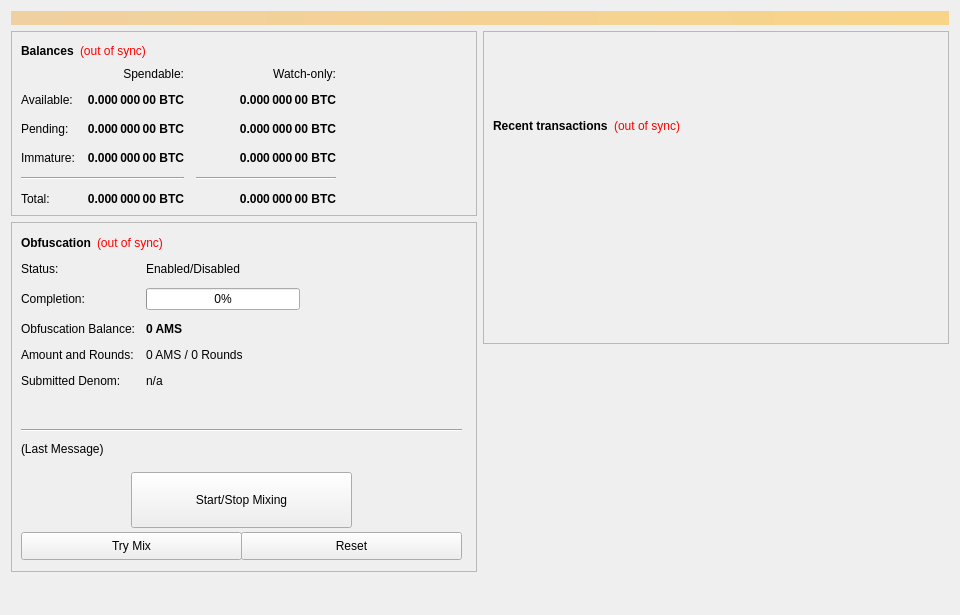
<?xml version="1.0" encoding="UTF-8"?>
<ui version="4.0">
 <class>OverviewPage</class>
 <widget class="QWidget" name="OverviewPage">
  <property name="geometry">
   <rect>
    <x>0</x>
    <y>0</y>
    <width>960</width>
    <height>615</height>
   </rect>
  </property>
  <property name="minimumSize">
   <size>
    <width>960</width>
    <height>0</height>
   </size>
  </property>
  <property name="windowTitle">
   <string>Form</string>
  </property>
  <layout class="QVBoxLayout" name="topLayout">
   <item>
    <widget class="QLabel" name="labelAlerts">
     <property name="visible">
      <bool>false</bool>
     </property>
     <property name="styleSheet">
      <string notr="true">background-color: qlineargradient(x1: 0, y1: 0, x2: 1, y2: 0, stop:0 #F0D0A0, stop:1 #F8D488); color:#000000;</string>
     </property>
     <property name="wordWrap">
      <bool>true</bool>
     </property>
     <property name="margin">
      <number>3</number>
     </property>
    </widget>
   </item>
   <item>
    <layout class="QHBoxLayout" name="horizontalLayout" stretch="1,1">
     <item>
      <layout class="QVBoxLayout" name="verticalLayout_2">
       <item>
        <widget class="QFrame" name="frame">
         <property name="frameShape">
          <enum>QFrame::StyledPanel</enum>
         </property>
         <property name="frameShadow">
          <enum>QFrame::Raised</enum>
         </property>
         <layout class="QVBoxLayout" name="verticalLayout_4">
          <item>
           <layout class="QHBoxLayout" name="horizontalLayout_4">
            <item>
             <widget class="QLabel" name="label_5">
              <property name="font">
               <font>
                <weight>75</weight>
                <bold>true</bold>
               </font>
              </property>
              <property name="text">
               <string>Balances</string>
              </property>
             </widget>
            </item>
            <item>
             <widget class="QLabel" name="labelWalletStatus">
              <property name="cursor">
               <cursorShape>WhatsThisCursor</cursorShape>
              </property>
              <property name="toolTip">
               <string>The displayed information may be out of date. Your wallet automatically synchronizes with the PuffsCoin network after a connection is established, but this process has not completed yet.</string>
              </property>
              <property name="styleSheet">
               <string notr="true">QLabel { color: red; }</string>
              </property>
              <property name="text">
               <string notr="true">(out of sync)</string>
              </property>
              <property name="alignment">
               <set>Qt::AlignLeading|Qt::AlignLeft|Qt::AlignVCenter</set>
              </property>
             </widget>
            </item>
            <item>
             <spacer name="horizontalSpacer_3">
              <property name="orientation">
               <enum>Qt::Horizontal</enum>
              </property>
              <property name="sizeHint" stdset="0">
               <size>
                <width>40</width>
                <height>20</height>
               </size>
              </property>
             </spacer>
            </item>
           </layout>
          </item>
          <item>
           <layout class="QGridLayout" name="gridLayout">
            <property name="spacing">
             <number>12</number>
            </property>
            <item row="2" column="2">
             <widget class="QLabel" name="labelWatchPending">
              <property name="font">
               <font>
                <weight>75</weight>
                <bold>true</bold>
               </font>
              </property>
              <property name="cursor">
               <cursorShape>IBeamCursor</cursorShape>
              </property>
              <property name="toolTip">
               <string>Unconfirmed transactions to watch-only addresses</string>
              </property>
              <property name="text">
               <string notr="true">0.000 000 00 BTC</string>
              </property>
              <property name="alignment">
               <set>Qt::AlignRight|Qt::AlignTrailing|Qt::AlignVCenter</set>
              </property>
              <property name="textInteractionFlags">
               <set>Qt::LinksAccessibleByMouse|Qt::TextSelectableByKeyboard|Qt::TextSelectableByMouse</set>
              </property>
             </widget>
            </item>
            <item row="2" column="1">
             <widget class="QLabel" name="labelUnconfirmed">
              <property name="font">
               <font>
                <weight>75</weight>
                <bold>true</bold>
               </font>
              </property>
              <property name="cursor">
               <cursorShape>IBeamCursor</cursorShape>
              </property>
              <property name="toolTip">
               <string>Total of transactions that have yet to be confirmed, and do not yet count toward the spendable balance</string>
              </property>
              <property name="text">
               <string notr="true">0.000 000 00 BTC</string>
              </property>
              <property name="alignment">
               <set>Qt::AlignRight|Qt::AlignTrailing|Qt::AlignVCenter</set>
              </property>
              <property name="textInteractionFlags">
               <set>Qt::LinksAccessibleByMouse|Qt::TextSelectableByKeyboard|Qt::TextSelectableByMouse</set>
              </property>
             </widget>
            </item>
            <item row="3" column="2">
             <widget class="QLabel" name="labelWatchImmature">
              <property name="font">
               <font>
                <weight>75</weight>
                <bold>true</bold>
               </font>
              </property>
              <property name="cursor">
               <cursorShape>IBeamCursor</cursorShape>
              </property>
              <property name="toolTip">
               <string>Staked or masternode rewards in watch-only addresses that has not yet matured</string>
              </property>
              <property name="text">
               <string notr="true">0.000 000 00 BTC</string>
              </property>
              <property name="alignment">
               <set>Qt::AlignRight|Qt::AlignTrailing|Qt::AlignVCenter</set>
              </property>
              <property name="textInteractionFlags">
               <set>Qt::LinksAccessibleByMouse|Qt::TextSelectableByKeyboard|Qt::TextSelectableByMouse</set>
              </property>
             </widget>
            </item>
            <item row="4" column="0" colspan="2">
             <widget class="Line" name="lineSpendableBalance">
              <property name="orientation">
               <enum>Qt::Horizontal</enum>
              </property>
             </widget>
            </item>
            <item row="4" column="2">
             <widget class="Line" name="lineWatchBalance">
              <property name="sizePolicy">
               <sizepolicy hsizetype="Preferred" vsizetype="Fixed">
                <horstretch>0</horstretch>
                <verstretch>0</verstretch>
               </sizepolicy>
              </property>
              <property name="minimumSize">
               <size>
                <width>140</width>
                <height>0</height>
               </size>
              </property>
              <property name="orientation">
               <enum>Qt::Horizontal</enum>
              </property>
             </widget>
            </item>
            <item row="5" column="0">
             <widget class="QLabel" name="labelTotalText">
              <property name="text">
               <string>Total:</string>
              </property>
             </widget>
            </item>
            <item row="3" column="1">
             <widget class="QLabel" name="labelImmature">
              <property name="font">
               <font>
                <weight>75</weight>
                <bold>true</bold>
               </font>
              </property>
              <property name="cursor">
               <cursorShape>IBeamCursor</cursorShape>
              </property>
              <property name="toolTip">
               <string>Staked or masternode rewards that has not yet matured</string>
              </property>
              <property name="text">
               <string notr="true">0.000 000 00 BTC</string>
              </property>
              <property name="alignment">
               <set>Qt::AlignRight|Qt::AlignTrailing|Qt::AlignVCenter</set>
              </property>
              <property name="textInteractionFlags">
               <set>Qt::LinksAccessibleByMouse|Qt::TextSelectableByKeyboard|Qt::TextSelectableByMouse</set>
              </property>
             </widget>
            </item>
            <item row="2" column="3">
             <spacer name="horizontalSpacer_2">
              <property name="orientation">
               <enum>Qt::Horizontal</enum>
              </property>
              <property name="sizeHint" stdset="0">
               <size>
                <width>40</width>
                <height>20</height>
               </size>
              </property>
             </spacer>
            </item>
            <item row="3" column="0">
             <widget class="QLabel" name="labelImmatureText">
              <property name="text">
               <string>Immature:</string>
              </property>
             </widget>
            </item>
            <item row="5" column="1">
             <widget class="QLabel" name="labelTotal">
              <property name="font">
               <font>
                <weight>75</weight>
                <bold>true</bold>
               </font>
              </property>
              <property name="cursor">
               <cursorShape>IBeamCursor</cursorShape>
              </property>
              <property name="toolTip">
               <string>Your current total balance</string>
              </property>
              <property name="text">
               <string notr="true">0.000 000 00 BTC</string>
              </property>
              <property name="alignment">
               <set>Qt::AlignRight|Qt::AlignTrailing|Qt::AlignVCenter</set>
              </property>
              <property name="textInteractionFlags">
               <set>Qt::LinksAccessibleByMouse|Qt::TextSelectableByKeyboard|Qt::TextSelectableByMouse</set>
              </property>
             </widget>
            </item>
            <item row="5" column="2">
             <widget class="QLabel" name="labelWatchTotal">
              <property name="font">
               <font>
                <weight>75</weight>
                <bold>true</bold>
               </font>
              </property>
              <property name="cursor">
               <cursorShape>IBeamCursor</cursorShape>
              </property>
              <property name="toolTip">
               <string>Current total balance in watch-only addresses</string>
              </property>
              <property name="text">
               <string notr="true">0.000 000 00 BTC</string>
              </property>
              <property name="alignment">
               <set>Qt::AlignRight|Qt::AlignTrailing|Qt::AlignVCenter</set>
              </property>
              <property name="textInteractionFlags">
               <set>Qt::LinksAccessibleByMouse|Qt::TextSelectableByKeyboard|Qt::TextSelectableByMouse</set>
              </property>
             </widget>
            </item>
            <item row="0" column="2">
             <widget class="QLabel" name="labelWatchonly">
              <property name="text">
               <string>Watch-only:</string>
              </property>
              <property name="alignment">
               <set>Qt::AlignRight|Qt::AlignTrailing|Qt::AlignVCenter</set>
              </property>
             </widget>
            </item>
            <item row="1" column="0">
             <widget class="QLabel" name="labelBalanceText">
              <property name="text">
               <string>Available:</string>
              </property>
             </widget>
            </item>
            <item row="1" column="1">
             <widget class="QLabel" name="labelBalance">
              <property name="font">
               <font>
                <weight>75</weight>
                <bold>true</bold>
               </font>
              </property>
              <property name="cursor">
               <cursorShape>IBeamCursor</cursorShape>
              </property>
              <property name="toolTip">
               <string>Your current spendable balance</string>
              </property>
              <property name="text">
               <string notr="true">0.000 000 00 BTC</string>
              </property>
              <property name="alignment">
               <set>Qt::AlignRight|Qt::AlignTrailing|Qt::AlignVCenter</set>
              </property>
              <property name="textInteractionFlags">
               <set>Qt::LinksAccessibleByMouse|Qt::TextSelectableByKeyboard|Qt::TextSelectableByMouse</set>
              </property>
             </widget>
            </item>
            <item row="1" column="2">
             <widget class="QLabel" name="labelWatchAvailable">
              <property name="font">
               <font>
                <weight>75</weight>
                <bold>true</bold>
               </font>
              </property>
              <property name="cursor">
               <cursorShape>IBeamCursor</cursorShape>
              </property>
              <property name="toolTip">
               <string>Your current balance in watch-only addresses</string>
              </property>
              <property name="text">
               <string notr="true">0.000 000 00 BTC</string>
              </property>
              <property name="alignment">
               <set>Qt::AlignRight|Qt::AlignTrailing|Qt::AlignVCenter</set>
              </property>
              <property name="textInteractionFlags">
               <set>Qt::LinksAccessibleByMouse|Qt::TextSelectableByKeyboard|Qt::TextSelectableByMouse</set>
              </property>
             </widget>
            </item>
            <item row="2" column="0">
             <widget class="QLabel" name="labelPendingText">
              <property name="text">
               <string>Pending:</string>
              </property>
             </widget>
            </item>
            <item row="0" column="1">
             <widget class="QLabel" name="labelSpendable">
              <property name="text">
               <string>Spendable:</string>
              </property>
              <property name="alignment">
               <set>Qt::AlignRight|Qt::AlignTrailing|Qt::AlignVCenter</set>
              </property>
             </widget>
            </item>
           </layout>
          </item>
         </layout>
        </widget>
       </item>
       <item>
        <widget class="QFrame" name="frameObfuscation">
         <property name="minimumSize">
          <size>
           <width>0</width>
           <height>350</height>
          </size>
         </property>
         <property name="layoutDirection">
          <enum>Qt::LeftToRight</enum>
         </property>
         <property name="frameShape">
          <enum>QFrame::StyledPanel</enum>
         </property>
         <property name="frameShadow">
          <enum>QFrame::Raised</enum>
         </property>
         <widget class="QWidget" name="formLayoutWidget">
          <property name="geometry">
           <rect>
            <x>10</x>
            <y>40</y>
            <width>451</width>
            <height>161</height>
           </rect>
          </property>
          <layout class="QFormLayout" name="formLayout">
           <property name="fieldGrowthPolicy">
            <enum>QFormLayout::AllNonFixedFieldsGrow</enum>
           </property>
           <property name="horizontalSpacing">
            <number>11</number>
           </property>
           <property name="verticalSpacing">
            <number>12</number>
           </property>
           <item row="0" column="0">
            <widget class="QLabel" name="label_6">
             <property name="text">
              <string>Status:</string>
             </property>
            </widget>
           </item>
           <item row="1" column="0">
            <widget class="QLabel" name="label_7">
             <property name="text">
              <string>Completion:</string>
             </property>
            </widget>
           </item>
           <item row="1" column="1">
            <widget class="QProgressBar" name="obfuscationProgress">
             <property name="maximumSize">
              <size>
               <width>154</width>
               <height>16777215</height>
              </size>
             </property>
             <property name="value">
              <number>0</number>
             </property>
            </widget>
           </item>
           <item row="2" column="0">
            <widget class="QLabel" name="labelAnonymizedText">
             <property name="text">
              <string>Obfuscation Balance:</string>
             </property>
            </widget>
           </item>
           <item row="2" column="1">
            <widget class="QLabel" name="labelAnonymized">
             <property name="font">
              <font>
               <weight>75</weight>
               <bold>true</bold>
              </font>
             </property>
             <property name="text">
              <string notr="true">0 AMS</string>
             </property>
            </widget>
           </item>
           <item row="3" column="0">
            <widget class="QLabel" name="label_8">
             <property name="text">
              <string>Amount and Rounds:</string>
             </property>
            </widget>
           </item>
           <item row="3" column="1">
            <widget class="QLabel" name="labelAmountRounds">
             <property name="text">
              <string>0 AMS / 0 Rounds</string>
             </property>
            </widget>
           </item>
           <item row="4" column="0">
            <widget class="QLabel" name="label_9">
             <property name="text">
              <string>Submitted Denom:</string>
             </property>
            </widget>
           </item>
           <item row="4" column="1">
            <widget class="QLabel" name="labelSubmittedDenom">
             <property name="toolTip">
              <string>The denominations you submitted to the Masternode.&lt;br&gt;To mix, other users must submit the exact same denominations.</string>
             </property>
             <property name="text">
              <string>n/a</string>
             </property>
            </widget>
           </item>
           <item row="0" column="1">
            <widget class="QLabel" name="obfuscationEnabled">
             <property name="text">
              <string>Enabled/Disabled</string>
             </property>
            </widget>
           </item>
          </layout>
         </widget>
         <widget class="QPushButton" name="runAutoDenom">
          <property name="geometry">
           <rect>
            <x>251</x>
            <y>17</y>
            <width>1</width>
            <height>1</height>
           </rect>
          </property>
          <property name="palette">
           <palette>
            <active>
             <colorrole role="WindowText">
              <brush brushstyle="SolidPattern">
               <color alpha="255">
                <red>0</red>
                <green>0</green>
                <blue>0</blue>
               </color>
              </brush>
             </colorrole>
             <colorrole role="Button">
              <brush brushstyle="SolidPattern">
               <color alpha="255">
                <red>239</red>
                <green>238</green>
                <blue>238</blue>
               </color>
              </brush>
             </colorrole>
             <colorrole role="Light">
              <brush brushstyle="SolidPattern">
               <color alpha="255">
                <red>255</red>
                <green>255</green>
                <blue>255</blue>
               </color>
              </brush>
             </colorrole>
             <colorrole role="Midlight">
              <brush brushstyle="SolidPattern">
               <color alpha="255">
                <red>247</red>
                <green>246</green>
                <blue>246</blue>
               </color>
              </brush>
             </colorrole>
             <colorrole role="Dark">
              <brush brushstyle="SolidPattern">
               <color alpha="255">
                <red>119</red>
                <green>119</green>
                <blue>119</blue>
               </color>
              </brush>
             </colorrole>
             <colorrole role="Mid">
              <brush brushstyle="SolidPattern">
               <color alpha="255">
                <red>159</red>
                <green>159</green>
                <blue>159</blue>
               </color>
              </brush>
             </colorrole>
             <colorrole role="Text">
              <brush brushstyle="SolidPattern">
               <color alpha="255">
                <red>0</red>
                <green>0</green>
                <blue>0</blue>
               </color>
              </brush>
             </colorrole>
             <colorrole role="BrightText">
              <brush brushstyle="SolidPattern">
               <color alpha="255">
                <red>255</red>
                <green>255</green>
                <blue>255</blue>
               </color>
              </brush>
             </colorrole>
             <colorrole role="ButtonText">
              <brush brushstyle="SolidPattern">
               <color alpha="255">
                <red>0</red>
                <green>0</green>
                <blue>0</blue>
               </color>
              </brush>
             </colorrole>
             <colorrole role="Base">
              <brush brushstyle="SolidPattern">
               <color alpha="255">
                <red>255</red>
                <green>255</green>
                <blue>255</blue>
               </color>
              </brush>
             </colorrole>
             <colorrole role="Window">
              <brush brushstyle="SolidPattern">
               <color alpha="255">
                <red>239</red>
                <green>238</green>
                <blue>238</blue>
               </color>
              </brush>
             </colorrole>
             <colorrole role="Shadow">
              <brush brushstyle="SolidPattern">
               <color alpha="255">
                <red>0</red>
                <green>0</green>
                <blue>0</blue>
               </color>
              </brush>
             </colorrole>
             <colorrole role="AlternateBase">
              <brush brushstyle="SolidPattern">
               <color alpha="255">
                <red>247</red>
                <green>246</green>
                <blue>246</blue>
               </color>
              </brush>
             </colorrole>
             <colorrole role="ToolTipBase">
              <brush brushstyle="SolidPattern">
               <color alpha="255">
                <red>255</red>
                <green>255</green>
                <blue>220</blue>
               </color>
              </brush>
             </colorrole>
             <colorrole role="ToolTipText">
              <brush brushstyle="SolidPattern">
               <color alpha="255">
                <red>0</red>
                <green>0</green>
                <blue>0</blue>
               </color>
              </brush>
             </colorrole>
            </active>
            <inactive>
             <colorrole role="WindowText">
              <brush brushstyle="SolidPattern">
               <color alpha="255">
                <red>0</red>
                <green>0</green>
                <blue>0</blue>
               </color>
              </brush>
             </colorrole>
             <colorrole role="Button">
              <brush brushstyle="SolidPattern">
               <color alpha="255">
                <red>239</red>
                <green>238</green>
                <blue>238</blue>
               </color>
              </brush>
             </colorrole>
             <colorrole role="Light">
              <brush brushstyle="SolidPattern">
               <color alpha="255">
                <red>255</red>
                <green>255</green>
                <blue>255</blue>
               </color>
              </brush>
             </colorrole>
             <colorrole role="Midlight">
              <brush brushstyle="SolidPattern">
               <color alpha="255">
                <red>247</red>
                <green>246</green>
                <blue>246</blue>
               </color>
              </brush>
             </colorrole>
             <colorrole role="Dark">
              <brush brushstyle="SolidPattern">
               <color alpha="255">
                <red>119</red>
                <green>119</green>
                <blue>119</blue>
               </color>
              </brush>
             </colorrole>
             <colorrole role="Mid">
              <brush brushstyle="SolidPattern">
               <color alpha="255">
                <red>159</red>
                <green>159</green>
                <blue>159</blue>
               </color>
              </brush>
             </colorrole>
             <colorrole role="Text">
              <brush brushstyle="SolidPattern">
               <color alpha="255">
                <red>0</red>
                <green>0</green>
                <blue>0</blue>
               </color>
              </brush>
             </colorrole>
             <colorrole role="BrightText">
              <brush brushstyle="SolidPattern">
               <color alpha="255">
                <red>255</red>
                <green>255</green>
                <blue>255</blue>
               </color>
              </brush>
             </colorrole>
             <colorrole role="ButtonText">
              <brush brushstyle="SolidPattern">
               <color alpha="255">
                <red>0</red>
                <green>0</green>
                <blue>0</blue>
               </color>
              </brush>
             </colorrole>
             <colorrole role="Base">
              <brush brushstyle="SolidPattern">
               <color alpha="255">
                <red>255</red>
                <green>255</green>
                <blue>255</blue>
               </color>
              </brush>
             </colorrole>
             <colorrole role="Window">
              <brush brushstyle="SolidPattern">
               <color alpha="255">
                <red>239</red>
                <green>238</green>
                <blue>238</blue>
               </color>
              </brush>
             </colorrole>
             <colorrole role="Shadow">
              <brush brushstyle="SolidPattern">
               <color alpha="255">
                <red>0</red>
                <green>0</green>
                <blue>0</blue>
               </color>
              </brush>
             </colorrole>
             <colorrole role="AlternateBase">
              <brush brushstyle="SolidPattern">
               <color alpha="255">
                <red>247</red>
                <green>246</green>
                <blue>246</blue>
               </color>
              </brush>
             </colorrole>
             <colorrole role="ToolTipBase">
              <brush brushstyle="SolidPattern">
               <color alpha="255">
                <red>255</red>
                <green>255</green>
                <blue>220</blue>
               </color>
              </brush>
             </colorrole>
             <colorrole role="ToolTipText">
              <brush brushstyle="SolidPattern">
               <color alpha="255">
                <red>0</red>
                <green>0</green>
                <blue>0</blue>
               </color>
              </brush>
             </colorrole>
            </inactive>
            <disabled>
             <colorrole role="WindowText">
              <brush brushstyle="SolidPattern">
               <color alpha="255">
                <red>119</red>
                <green>119</green>
                <blue>119</blue>
               </color>
              </brush>
             </colorrole>
             <colorrole role="Button">
              <brush brushstyle="SolidPattern">
               <color alpha="255">
                <red>239</red>
                <green>238</green>
                <blue>238</blue>
               </color>
              </brush>
             </colorrole>
             <colorrole role="Light">
              <brush brushstyle="SolidPattern">
               <color alpha="255">
                <red>255</red>
                <green>255</green>
                <blue>255</blue>
               </color>
              </brush>
             </colorrole>
             <colorrole role="Midlight">
              <brush brushstyle="SolidPattern">
               <color alpha="255">
                <red>247</red>
                <green>246</green>
                <blue>246</blue>
               </color>
              </brush>
             </colorrole>
             <colorrole role="Dark">
              <brush brushstyle="SolidPattern">
               <color alpha="255">
                <red>119</red>
                <green>119</green>
                <blue>119</blue>
               </color>
              </brush>
             </colorrole>
             <colorrole role="Mid">
              <brush brushstyle="SolidPattern">
               <color alpha="255">
                <red>159</red>
                <green>159</green>
                <blue>159</blue>
               </color>
              </brush>
             </colorrole>
             <colorrole role="Text">
              <brush brushstyle="SolidPattern">
               <color alpha="255">
                <red>119</red>
                <green>119</green>
                <blue>119</blue>
               </color>
              </brush>
             </colorrole>
             <colorrole role="BrightText">
              <brush brushstyle="SolidPattern">
               <color alpha="255">
                <red>255</red>
                <green>255</green>
                <blue>255</blue>
               </color>
              </brush>
             </colorrole>
             <colorrole role="ButtonText">
              <brush brushstyle="SolidPattern">
               <color alpha="255">
                <red>119</red>
                <green>119</green>
                <blue>119</blue>
               </color>
              </brush>
             </colorrole>
             <colorrole role="Base">
              <brush brushstyle="SolidPattern">
               <color alpha="255">
                <red>239</red>
                <green>238</green>
                <blue>238</blue>
               </color>
              </brush>
             </colorrole>
             <colorrole role="Window">
              <brush brushstyle="SolidPattern">
               <color alpha="255">
                <red>239</red>
                <green>238</green>
                <blue>238</blue>
               </color>
              </brush>
             </colorrole>
             <colorrole role="Shadow">
              <brush brushstyle="SolidPattern">
               <color alpha="255">
                <red>0</red>
                <green>0</green>
                <blue>0</blue>
               </color>
              </brush>
             </colorrole>
             <colorrole role="AlternateBase">
              <brush brushstyle="SolidPattern">
               <color alpha="255">
                <red>239</red>
                <green>238</green>
                <blue>238</blue>
               </color>
              </brush>
             </colorrole>
             <colorrole role="ToolTipBase">
              <brush brushstyle="SolidPattern">
               <color alpha="255">
                <red>255</red>
                <green>255</green>
                <blue>220</blue>
               </color>
              </brush>
             </colorrole>
             <colorrole role="ToolTipText">
              <brush brushstyle="SolidPattern">
               <color alpha="255">
                <red>0</red>
                <green>0</green>
                <blue>0</blue>
               </color>
              </brush>
             </colorrole>
            </disabled>
           </palette>
          </property>
          <property name="focusPolicy">
           <enum>Qt::NoFocus</enum>
          </property>
          <property name="autoFillBackground">
           <bool>true</bool>
          </property>
          <property name="text">
           <string/>
          </property>
          <property name="flat">
           <bool>true</bool>
          </property>
         </widget>
         <widget class="QPushButton" name="toggleObfuscation">
          <property name="geometry">
           <rect>
            <x>120</x>
            <y>250</y>
            <width>221</width>
            <height>56</height>
           </rect>
          </property>
          <property name="sizePolicy">
           <sizepolicy hsizetype="MinimumExpanding" vsizetype="Fixed">
            <horstretch>0</horstretch>
            <verstretch>0</verstretch>
           </sizepolicy>
          </property>
          <property name="text">
           <string>Start/Stop Mixing</string>
          </property>
         </widget>
         <widget class="Line" name="lineLastMessage">
          <property name="geometry">
           <rect>
            <x>10</x>
            <y>200</y>
            <width>441</width>
            <height>16</height>
           </rect>
          </property>
          <property name="orientation">
           <enum>Qt::Horizontal</enum>
          </property>
         </widget>
         <widget class="QLabel" name="obfuscationStatus">
          <property name="geometry">
           <rect>
            <x>10</x>
            <y>220</y>
            <width>451</width>
            <height>61</height>
           </rect>
          </property>
          <property name="minimumSize">
           <size>
            <width>288</width>
            <height>43</height>
           </size>
          </property>
          <property name="text">
           <string>(Last Message)</string>
          </property>
          <property name="alignment">
           <set>Qt::AlignLeading|Qt::AlignLeft|Qt::AlignTop</set>
          </property>
          <property name="wordWrap">
           <bool>true</bool>
          </property>
         </widget>
         <widget class="QPushButton" name="obfuscationAuto">
          <property name="geometry">
           <rect>
            <x>10</x>
            <y>310</y>
            <width>221</width>
            <height>28</height>
           </rect>
          </property>
          <property name="sizePolicy">
           <sizepolicy hsizetype="MinimumExpanding" vsizetype="Fixed">
            <horstretch>0</horstretch>
            <verstretch>0</verstretch>
           </sizepolicy>
          </property>
          <property name="toolTip">
           <string>Try to manually submit a Obfuscation request.</string>
          </property>
          <property name="text">
           <string>Try Mix</string>
          </property>
         </widget>
         <widget class="QPushButton" name="obfuscationReset">
          <property name="geometry">
           <rect>
            <x>230</x>
            <y>310</y>
            <width>221</width>
            <height>28</height>
           </rect>
          </property>
          <property name="sizePolicy">
           <sizepolicy hsizetype="MinimumExpanding" vsizetype="Fixed">
            <horstretch>0</horstretch>
            <verstretch>0</verstretch>
           </sizepolicy>
          </property>
          <property name="toolTip">
           <string>Reset the current status of Obfuscation (can interrupt Obfuscation if it's in the process of Mixing, which can cost you money!)</string>
          </property>
          <property name="autoFillBackground">
           <bool>false</bool>
          </property>
          <property name="text">
           <string>Reset</string>
          </property>
         </widget>
         <widget class="QWidget" name="layoutWidget">
          <property name="geometry">
           <rect>
            <x>10</x>
            <y>10</y>
            <width>431</width>
            <height>22</height>
           </rect>
          </property>
          <layout class="QHBoxLayout" name="horizontalLayout_5">
           <item>
            <widget class="QLabel" name="label_2">
             <property name="font">
              <font>
               <weight>75</weight>
               <bold>true</bold>
              </font>
             </property>
             <property name="text">
              <string>Obfuscation</string>
             </property>
            </widget>
           </item>
           <item>
            <widget class="QLabel" name="labelObfuscationSyncStatus">
             <property name="toolTip">
              <string>The displayed information may be out of date. Your wallet automatically synchronizes with the PuffsCoin network after a connection is established, but this process has not completed yet.</string>
             </property>
             <property name="styleSheet">
              <string notr="true">QLabel { color: red; }</string>
             </property>
             <property name="text">
              <string notr="true">(out of sync)</string>
             </property>
             <property name="alignment">
              <set>Qt::AlignLeading|Qt::AlignLeft|Qt::AlignVCenter</set>
             </property>
            </widget>
           </item>
           <item>
            <spacer name="horizontalSpacer_4">
             <property name="orientation">
              <enum>Qt::Horizontal</enum>
             </property>
             <property name="sizeHint" stdset="0">
              <size>
               <width>40</width>
               <height>20</height>
              </size>
             </property>
            </spacer>
           </item>
          </layout>
         </widget>
        </widget>
       </item>
       <item>
        <spacer name="verticalSpacer">
         <property name="orientation">
          <enum>Qt::Vertical</enum>
         </property>
         <property name="sizeHint" stdset="0">
          <size>
           <width>20</width>
           <height>40</height>
          </size>
         </property>
        </spacer>
       </item>
      </layout>
     </item>
     <item>
      <layout class="QVBoxLayout" name="verticalLayout_3">
       <item>
        <widget class="QFrame" name="frame_2">
         <property name="frameShape">
          <enum>QFrame::StyledPanel</enum>
         </property>
         <property name="frameShadow">
          <enum>QFrame::Raised</enum>
         </property>
         <layout class="QVBoxLayout" name="verticalLayout">
          <item>
           <spacer name="verticalSpacer_3">
            <property name="orientation">
             <enum>Qt::Vertical</enum>
            </property>
            <property name="sizeType">
             <enum>QSizePolicy::Fixed</enum>
            </property>
            <property name="sizeHint" stdset="0">
             <size>
              <width>20</width>
              <height>75</height>
             </size>
            </property>
           </spacer>
          </item>
          <item>
           <layout class="QHBoxLayout" name="horizontalLayout_2">
            <item>
             <widget class="QLabel" name="label_4">
              <property name="font">
               <font>
                <weight>75</weight>
                <bold>true</bold>
               </font>
              </property>
              <property name="text">
               <string>Recent transactions</string>
              </property>
             </widget>
            </item>
            <item>
             <widget class="QLabel" name="labelTransactionsStatus">
              <property name="cursor">
               <cursorShape>WhatsThisCursor</cursorShape>
              </property>
              <property name="toolTip">
               <string>The displayed information may be out of date. Your wallet automatically synchronizes with the PuffsCoin network after a connection is established, but this process has not completed yet.</string>
              </property>
              <property name="styleSheet">
               <string notr="true">QLabel { color: red; }</string>
              </property>
              <property name="text">
               <string notr="true">(out of sync)</string>
              </property>
              <property name="alignment">
               <set>Qt::AlignRight|Qt::AlignTrailing|Qt::AlignVCenter</set>
              </property>
             </widget>
            </item>
            <item>
             <spacer name="horizontalSpacer">
              <property name="orientation">
               <enum>Qt::Horizontal</enum>
              </property>
              <property name="sizeHint" stdset="0">
               <size>
                <width>40</width>
                <height>20</height>
               </size>
              </property>
             </spacer>
            </item>
           </layout>
          </item>
          <item>
           <widget class="QListView" name="listTransactions">
            <property name="styleSheet">
             <string notr="true">QListView { background: transparent; }</string>
            </property>
            <property name="frameShape">
             <enum>QFrame::NoFrame</enum>
            </property>
            <property name="verticalScrollBarPolicy">
             <enum>Qt::ScrollBarAlwaysOff</enum>
            </property>
            <property name="horizontalScrollBarPolicy">
             <enum>Qt::ScrollBarAlwaysOff</enum>
            </property>
            <property name="selectionMode">
             <enum>QAbstractItemView::NoSelection</enum>
            </property>
           </widget>
          </item>
         </layout>
        </widget>
       </item>
       <item>
        <spacer name="verticalSpacer_2">
         <property name="orientation">
          <enum>Qt::Vertical</enum>
         </property>
         <property name="sizeType">
          <enum>QSizePolicy::Expanding</enum>
         </property>
         <property name="sizeHint" stdset="0">
          <size>
           <width>20</width>
           <height>40</height>
          </size>
         </property>
        </spacer>
       </item>
      </layout>
     </item>
    </layout>
   </item>
  </layout>
 </widget>
 <resources/>
 <connections/>
</ui>
